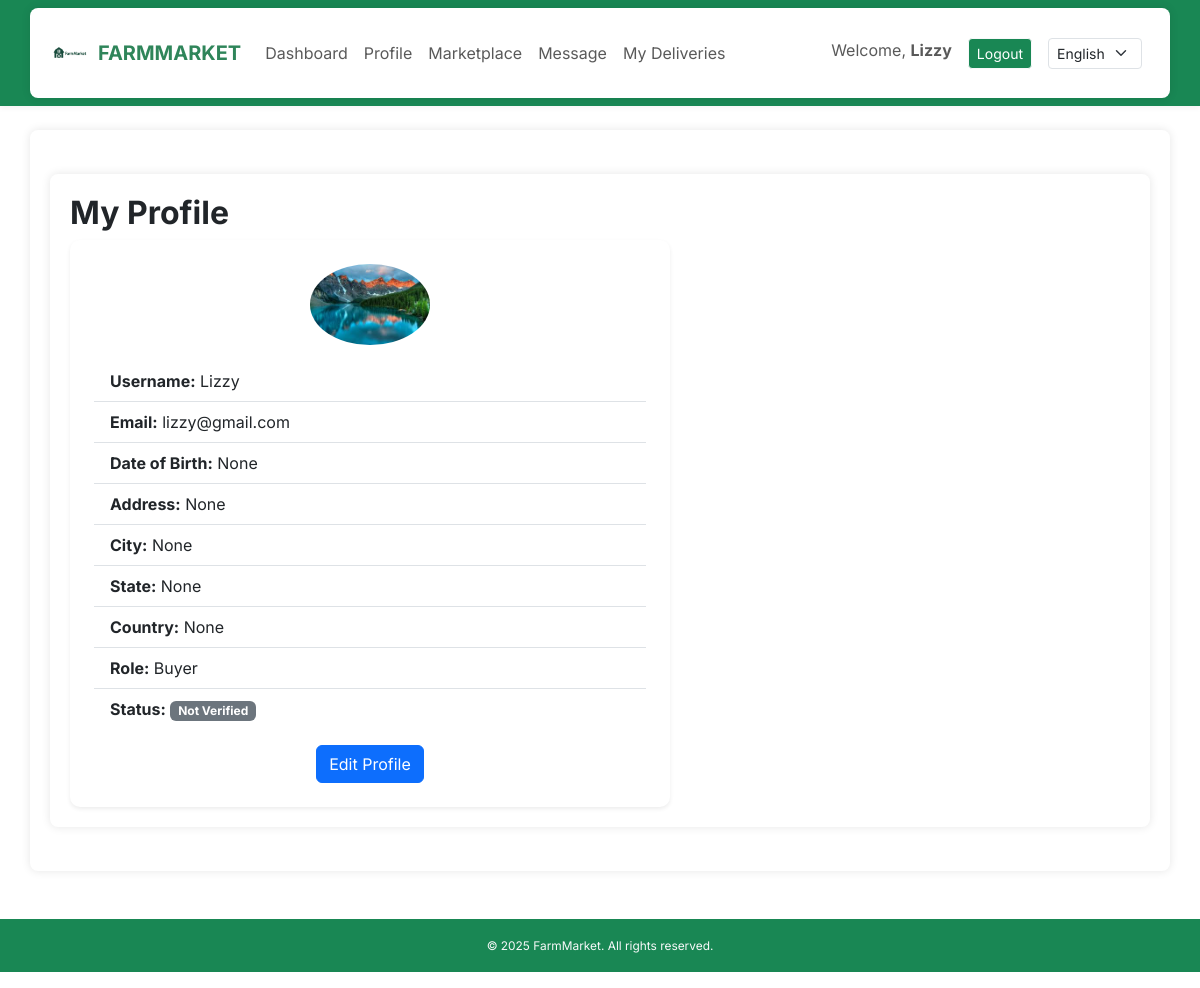
Before: /users/profile/ (signed in) with the older database file.
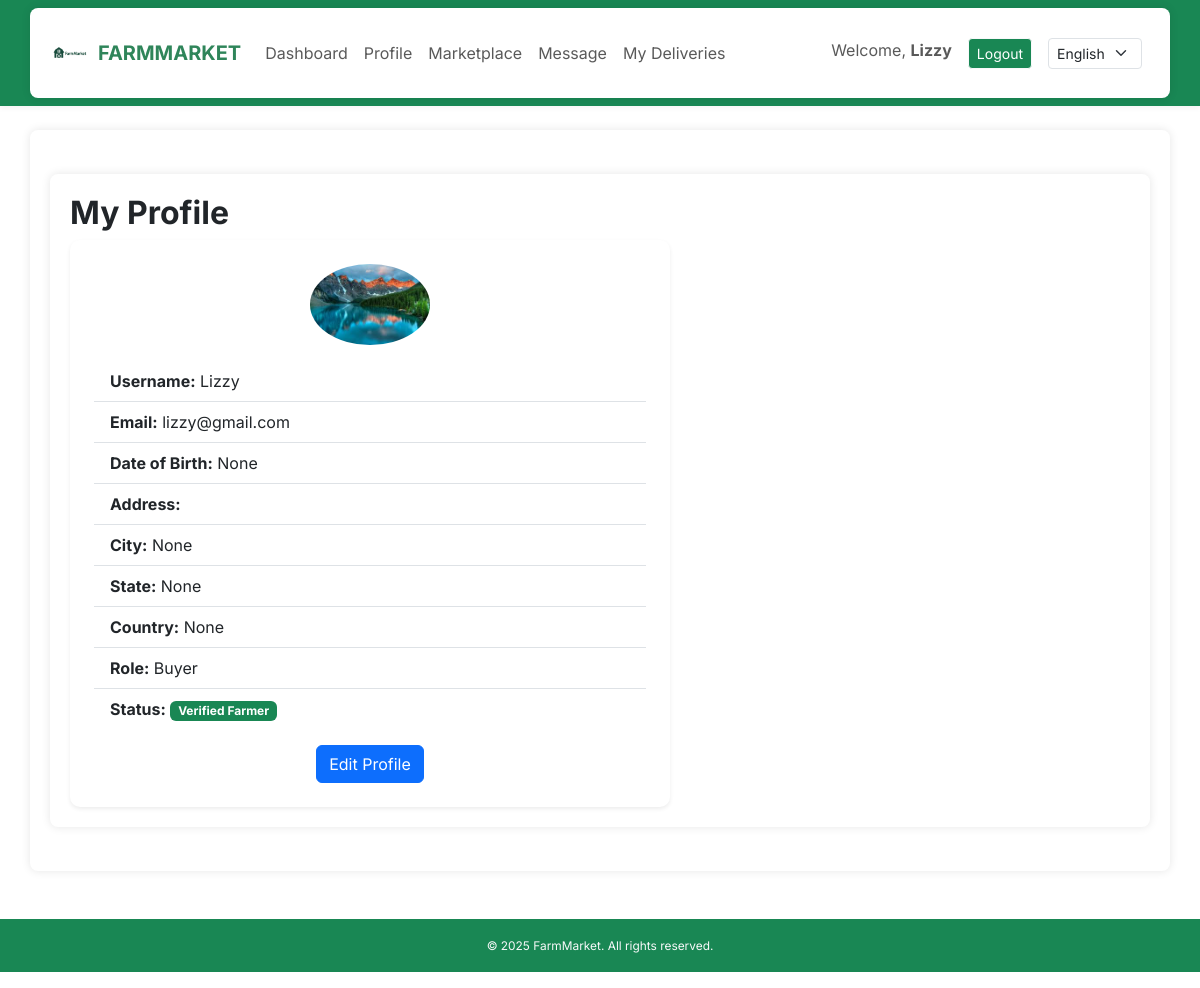
After: the same page with the newer database file.
### users/models.py (models this page shows, shortened)
class Profile(models.Model):
    ROLE_CHOICES = (
        ('farmer', 'Farmer'),
        ('buyer', 'Buyer'),
        ('logistics', 'Logistics Agent'),
    )
    user = models.OneToOneField(User, on_delete=models.CASCADE)
    role = models.CharField(max_length=10, choices=ROLE_CHOICES)
    location = models.CharField(max_length=100, blank=True, null=True)
    verified = models.BooleanField(default=False)
    date_of_birth = models.DateField(blank=True, null=True)
    address = models.TextField(blank=True, null=True)
    city = models.CharField(max_length=100, blank=True, null=True)
    state = models.CharField(max_length=100, blank=True, null=True)
    country = models.CharField(max_length=100, blank=True, null=True)
    photo = models.ImageField(upload_to='profile_photos/', blank=True, null=True, default='profile_photos/default.png')

### users/views.py (the view)
# urls.py: path('profile/', views.profile, name='profile'),
@login_required
def profile(request):
    profile = request.user.profile
    return render(request, 'users/profile.html', {'profile': profile})

### core/context_processors.py (called while the page is built)
def language_code(request):
    return {
        'LANGUAGE_CODE': translation.get_language()
    }

### users/templates/users/profile.html
{% extends 'core/base.html' %}
{% load static %}
{% block content %}
<div class="container my-4">
    <h2 class="fw-bold">My Profile</h2>
    <div class="card p-4 shadow-sm" style="max-width: 600px;">
        <div class="text-center mb-3">
            {% if profile.photo %}
                <img src="{{ profile.photo.url }}" alt="{{ request.user.username }}" width="120" class="rounded-circle">
            {% else %}
                <img src="{% static 'core/images/default.png' %}" width="120" class="rounded-circle">
            {% endif %}
        </div>
        <ul class="list-group list-group-flush">
            <li class="list-group-item"><strong>Username:</strong> {{ request.user.username }}</li>
            <li class="list-group-item"><strong>Email:</strong> {{ request.user.email }}</li>
            <li class="list-group-item"><strong>Date of Birth:</strong> {{ profile.date_of_birth }}</li>
            <li class="list-group-item"><strong>Address:</strong> {{ profile.address }}</li>
            <li class="list-group-item"><strong>City:</strong> {{ profile.city }}</li>
            <li class="list-group-item"><strong>State:</strong> {{ profile.state }}</li>
            <li class="list-group-item"><strong>Country:</strong> {{ profile.country }}</li>
            <li class="list-group-item"><strong>Role:</strong> {{ profile.role|title }}</li>
            <li class="list-group-item">
                <strong>Status:</strong>
                {% if profile.verified %}
                    <span class="badge bg-success">Verified Farmer</span>
                {% else %}
                    <span class="badge bg-secondary">Not Verified</span>
                {% endif %}
            </li>
        </ul>
        <div class="mt-3 text-center">
            <a href="{% url 'edit_profile' %}" class="btn btn-primary">Edit Profile</a>
        </div>
    </div>
</div>
{% endblock %}

Changed rows visible on the page:
changed Profile "None": verified False → True (drawn); address "None" → (not shown)
Other visible differences:
text no longer shown: "Not Verified"
text now shown: "Verified Farmer"
